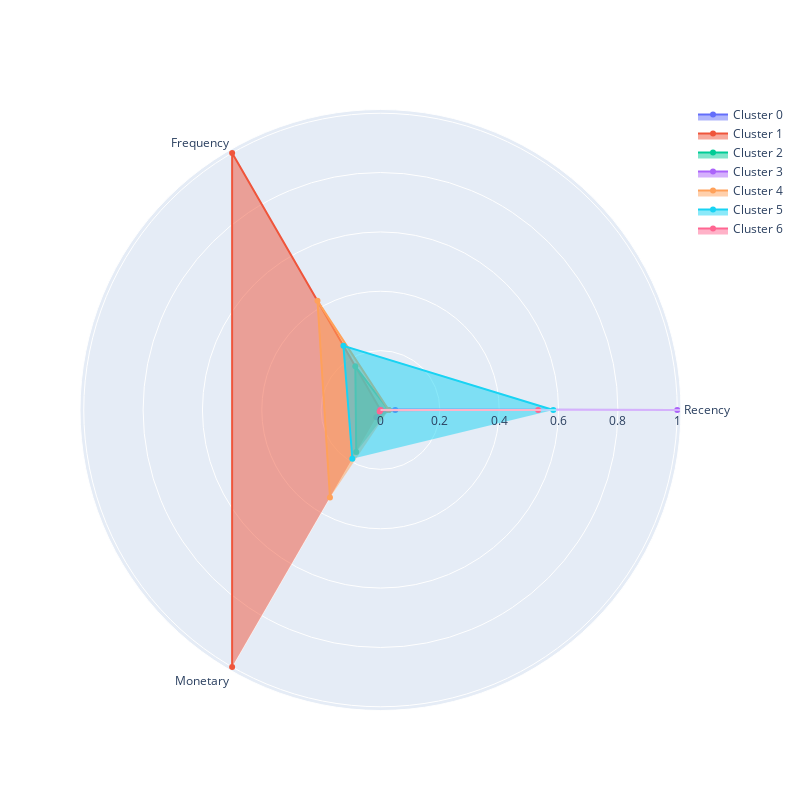

The code cell stored with this chart in its notebook:
### Markdown cell above
### Задание 6.7
Визуализируйте профили кластеров в виде полярной диаграммы на основе средних RFM-характеристик, вычисленных для каждого кластера.

Проанализируйте кластеры и на основе анализа сопоставьте номер кластера и его описание.

* Кластер соответствует «лояльным» клиентам, которые приносят наибольший доход, совершают покупки чаще всего, а давность их последней покупки наименьшая.
* Кластер соответствует «перспективным» клиентам, которые являются активными покупателями, но покупают не так часто и не так много, как лояльные клиенты.
* Кластер соответствует «подвисшим» клиентам, которые относительно недавно сделали несколько заказов на небольшие суммы. Потенциально эти клиенты могут быть переведены в кластер «перспективных».
* Кластер соответствует клиентам «в зоне риска», которые несколько раз покупали товары на небольшие суммы, однако их последняя покупка была совершена более пяти месяцев назад.
* Кластер соответствует клиентам-«новичкам», которые относительно недавно сделали один заказ на небольшую сумму. 
* Кластер соответствует «спящим» или «почти потерянным» клиентам, которые сделали один заказ на маленькую сумму более семи месяцев назад и больше не возвращались.
* Кластер соответствует «потерянным» клиентам, которые купили меньше всего товара, и их последняя покупка была совершена около года назад.

### Code cell
plot_cluster_profile(grouped_by_labels, 7)

### Figure 1 — Plotly figure (JSON) as saved in the notebook; plotly's stock layout.template omitted (floating-point values rounded to 4 significant figures)
{"data": [{"fill": "toself", "name": "Cluster 0", "r": [0.04964, 0, 0.02804], "theta": ["Recency", "Frequency", "Monetary"], "type": "scatterpolar"}, {"fill": "toself", "name": "Cluster 1", "r": [0, 1.0, 1], "theta": ["Recency", "Frequency", "Monetary"], "type": "scatterpolar"}, {"fill": "toself", "name": "Cluster 2", "r": [0.02716, 0.1698, 0.1636], "theta": ["Recency", "Frequency", "Monetary"], "type": "scatterpolar"}, {"fill": "toself", "name": "Cluster 3", "r": [1.0, 0.002183, 0], "theta": ["Recency", "Frequency", "Monetary"], "type": "scatterpolar"}, {"fill": "toself", "name": "Cluster 4", "r": [0.02762, 0.4248, 0.3406], "theta": ["Recency", "Frequency", "Monetary"], "type": "scatterpolar"}, {"fill": "toself", "name": "Cluster 5", "r": [0.5823, 0.2499, 0.1898], "theta": ["Recency", "Frequency", "Monetary"], "type": "scatterpolar"}, {"fill": "toself", "name": "Cluster 6", "r": [0.5311, 0, 0.005734], "theta": ["Recency", "Frequency", "Monetary"], "type": "scatterpolar"}], "layout": {"autosize": false, "height": 800, "showlegend": true, "width": 800}}
